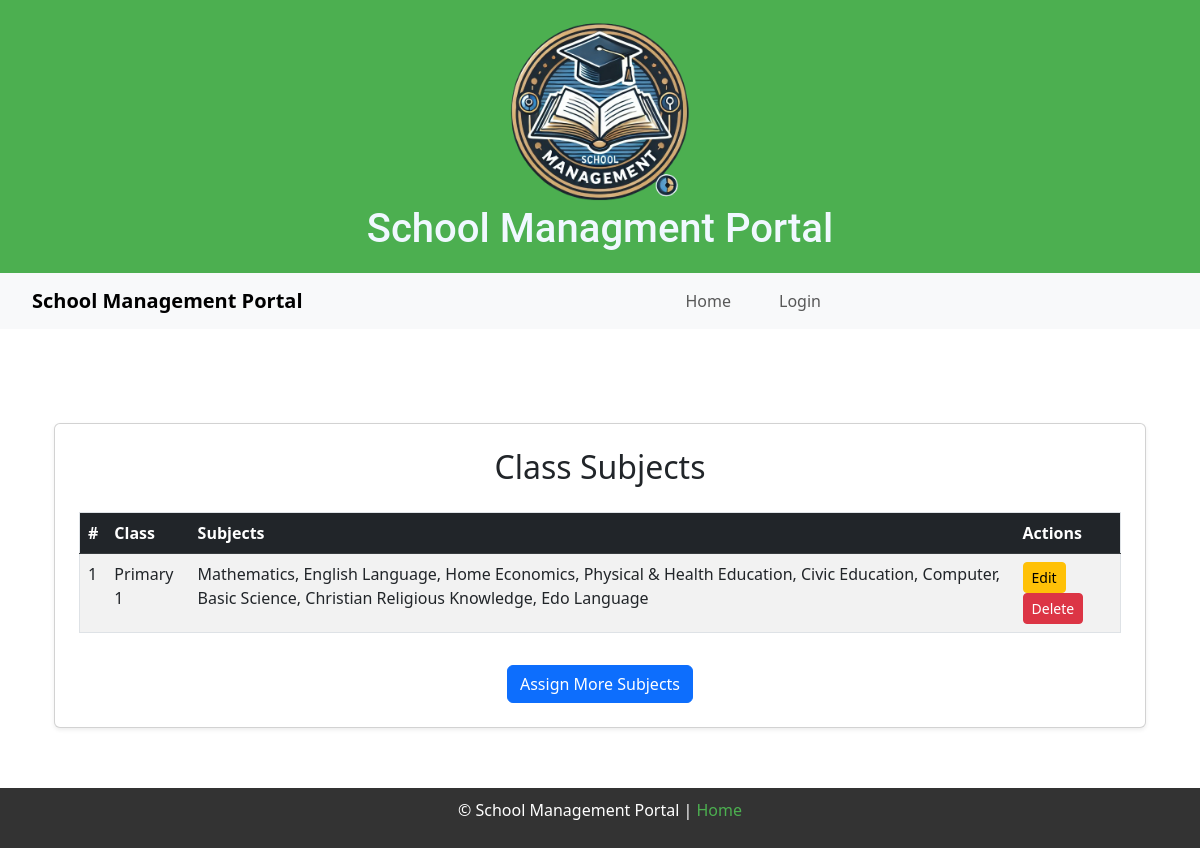
Page /class_subjects on the committed database.
### models.py (models this page shows, shortened)
class Class(db.Model):
    __tablename__ = 'classes'
    id = db.Column(db.Integer, primary_key=True)
    class_name = db.Column(db.String(100), nullable=False)
    class_level = db.Column(db.String(50), nullable=False)
    class_category = db.Column(db.String(50), nullable=False)
    school_id = db.Column(db.Integer, db.ForeignKey('schools.id', name='fk_classes_school_id'), nullable=False)
    students = db.relationship('Student', backref='class_', lazy=True, cascade="all, delete-orphan")
    teachers = db.relationship('Teacher', secondary=class_teacher_association, backref='classes', cascade="all, delete-orphan", single_parent=True)
    class_fee_components = db.relationship('ClassFeeComponent', backref='class_', lazy=True, cascade="all, delete-orphan")
    __table_args__ = (
        db.UniqueConstraint('class_name', 'school_id', name='uq_class_per_school'),
    )

### routes.py (the view)
@main.route('/class_subjects')
def view_class_subjects():
    subject_alias = aliased(Subject)
    class_subjects = db.session.query(
        Class.class_name.label("class_name"),
        subject_alias.name.label("subject_name")
    ).join(ClassSubject, Class.id == ClassSubject.class_id) \
     .join(subject_alias, subject_alias.id == ClassSubject.subject_id) \
     .all()
    grouped_class_subjects = {}
    for cs in class_subjects:
        grouped_class_subjects.setdefault(cs.class_name, []).append(cs.subject_name)
    return render_template("view_class_subjects.html", grouped_class_subjects=grouped_class_subjects)

### main.py (called while the page is built)
@app.before_request
def before_request():
    g.current_user = current_user

@app.context_processor
def inject_csrf_token():
    return dict(csrf_token=generate_csrf())

### routes.py (called while the page is built)
@main.before_request
def load_school_details():
    if current_user.is_authenticated:
        if 'school_name' not in session or 'school_logo' not in session:
            school = School.query.get(current_user.school_id)
            if school:
                g.school_name = school.name
                g.school_logo = school.school_logo if school.school_logo else 'static/uploads/default-logo.png'
                session['school_name'] = g.school_name
                session['school_logo'] = g.school_logo
        else:
            g.school_name = session['school_name']
            g.school_logo = session['school_logo']
    else:
        g.school_name = "School Management Portal"
        g.school_logo = "uploads/default-logo.png"

### templates/view_class_subjects.html
{% extends "base.html" %}
{% block content %}
<div class="container mt-4">
    <div class="card shadow-sm p-4">
        <h2 class="text-center mb-3">Class Subjects</h2>
        {% if grouped_class_subjects %}
        <div class="table-responsive">
            <table class="table table-striped table-hover">
                <thead class="table-dark">
                    <tr>
                        <th>#</th>
                        <th>Class</th>
                        <th>Subjects</th>
                        <th>Actions</th>
                    </tr>
                </thead>
                <tbody>
                    {% for class_name, subjects in grouped_class_subjects.items() %}
                    <tr>
                        <td>{{ loop.index }}</td>
                        <td>{{ class_name }}</td>
                        <td>{{ subjects | join(', ') }}</td>
                        <td>
                            <a href="{{ url_for('main.edit_class_subject', class_name=class_name) }}" class="btn btn-sm btn-warning">Edit</a>
                            <a href="{{ url_for('main.delete_class_subject', class_name=class_name) }}" class="btn btn-sm btn-danger" onclick="return confirm('Are you sure?');">Delete</a>
                        </td>
                    </tr>
                    {% endfor %}
                </tbody>
            </table>
        </div>
        {% else %}
        <p class="text-center text-muted">No subjects assigned to any class yet.</p>
        {% endif %}
        <div class="text-center mt-3">
            <a href="{{ url_for('main.assign_subject_to_class') }}" class="btn btn-primary">Assign More Subjects</a>
        </div>
    </div>
</div>
{% endblock %}

### static/style.css (style rules this page uses)
html, body { margin: 0; padding: 0; height: 100%; font-family: Arial, sans-serif; display: flex; flex-direction: column; }
.container { flex: 1; padding: 20px; }
.container { margin: 10px; }
table { width: 100%; border-collapse: collapse; margin-top: 10px; }
table, th, td { border: 1px solid #ddd; padding: 8px; }
th { background-color: #f2f2f2; font-weight: bold; }
h2 { color: #333; margin-bottom: 20px; }

### rows in the picture
Class: class_name "Primary 1", subjects "Mathematics, English Language, Home Economics, Physical & Health Education, Civic Education, Computer, Basic Science, Christian Religious Knowledge, Edo Language"

### other values in the picture
{{ g.school_name }} "School Management Portal"
